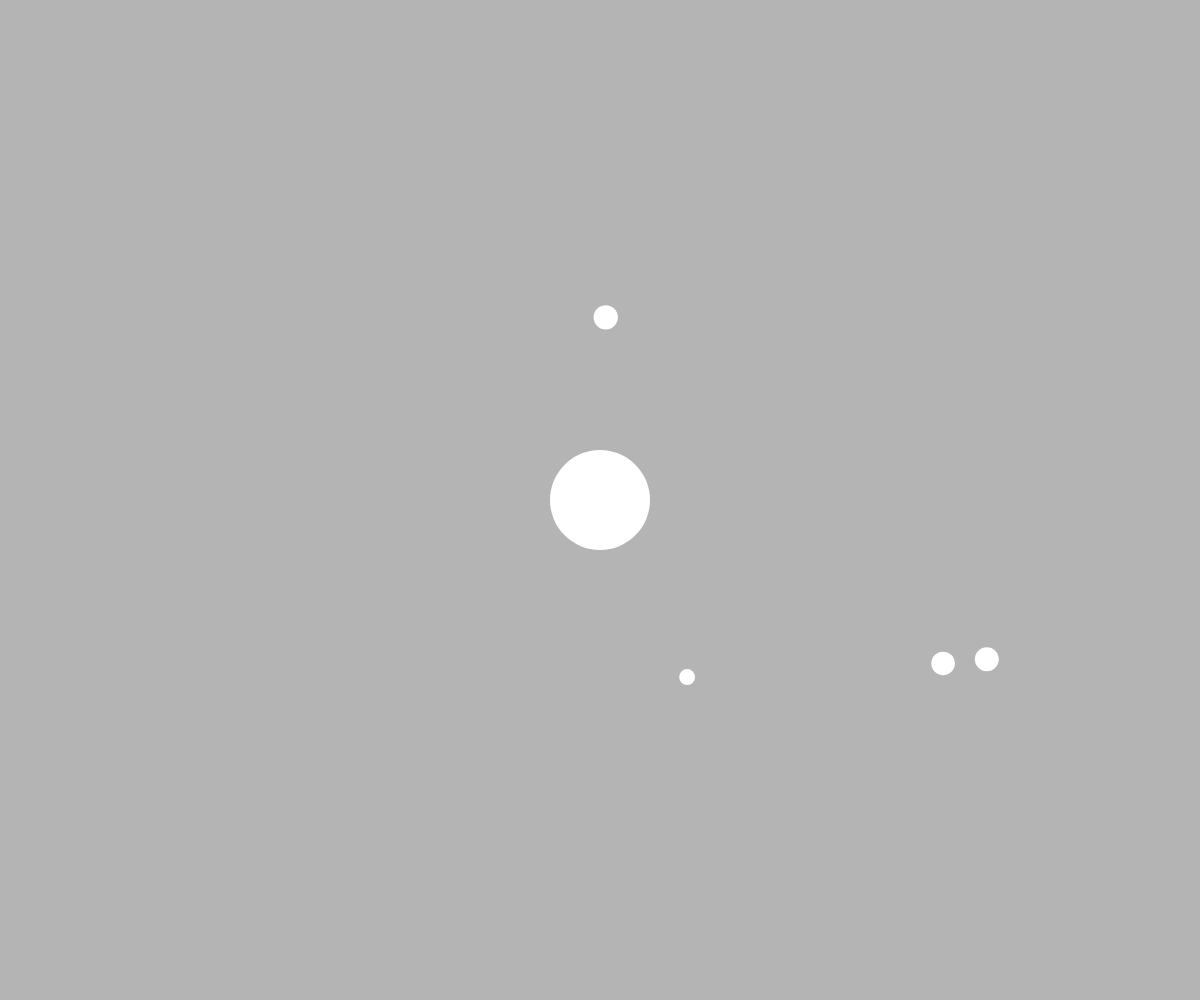
Frame 1 (no input)
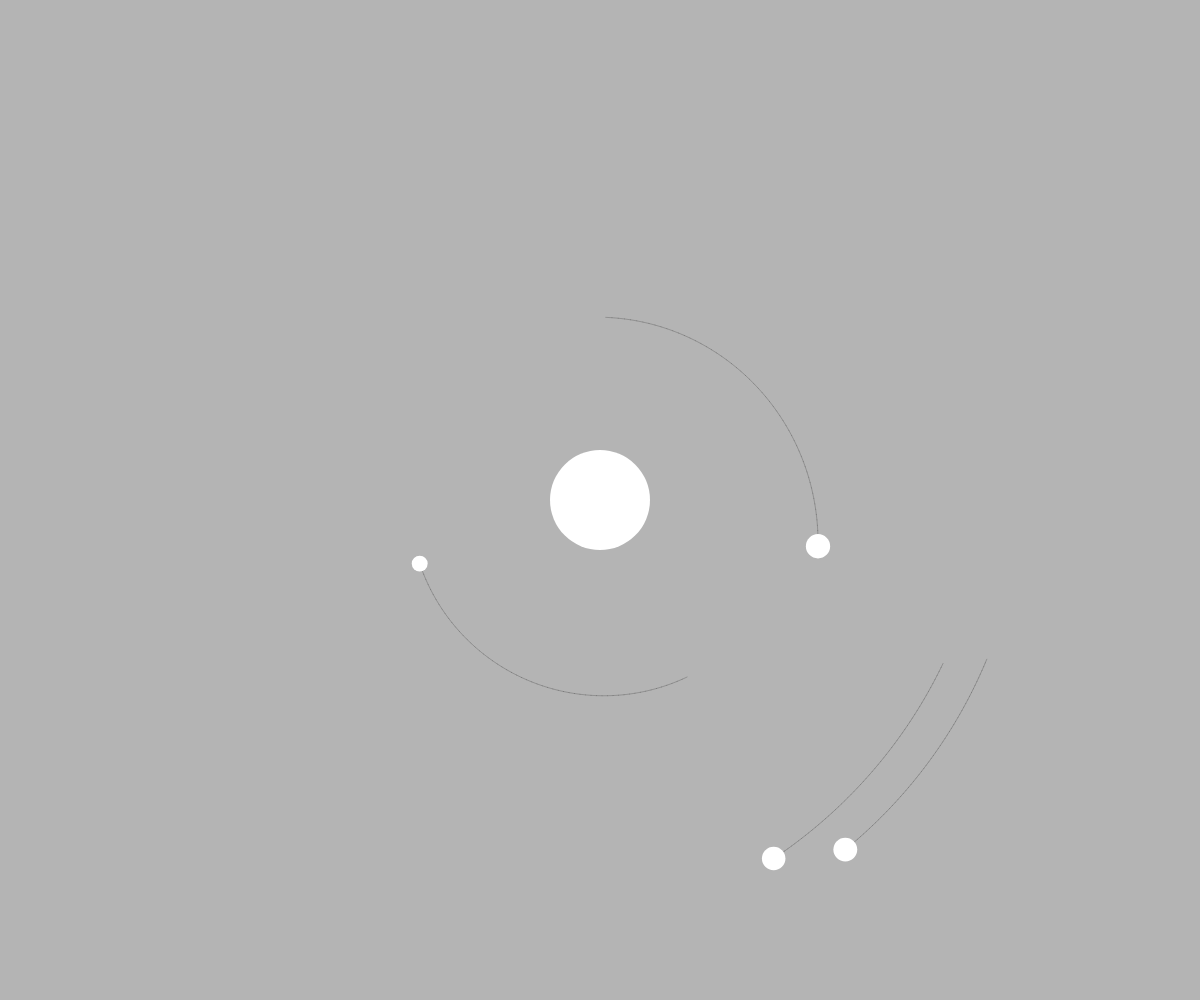
Frame 60 (no input)
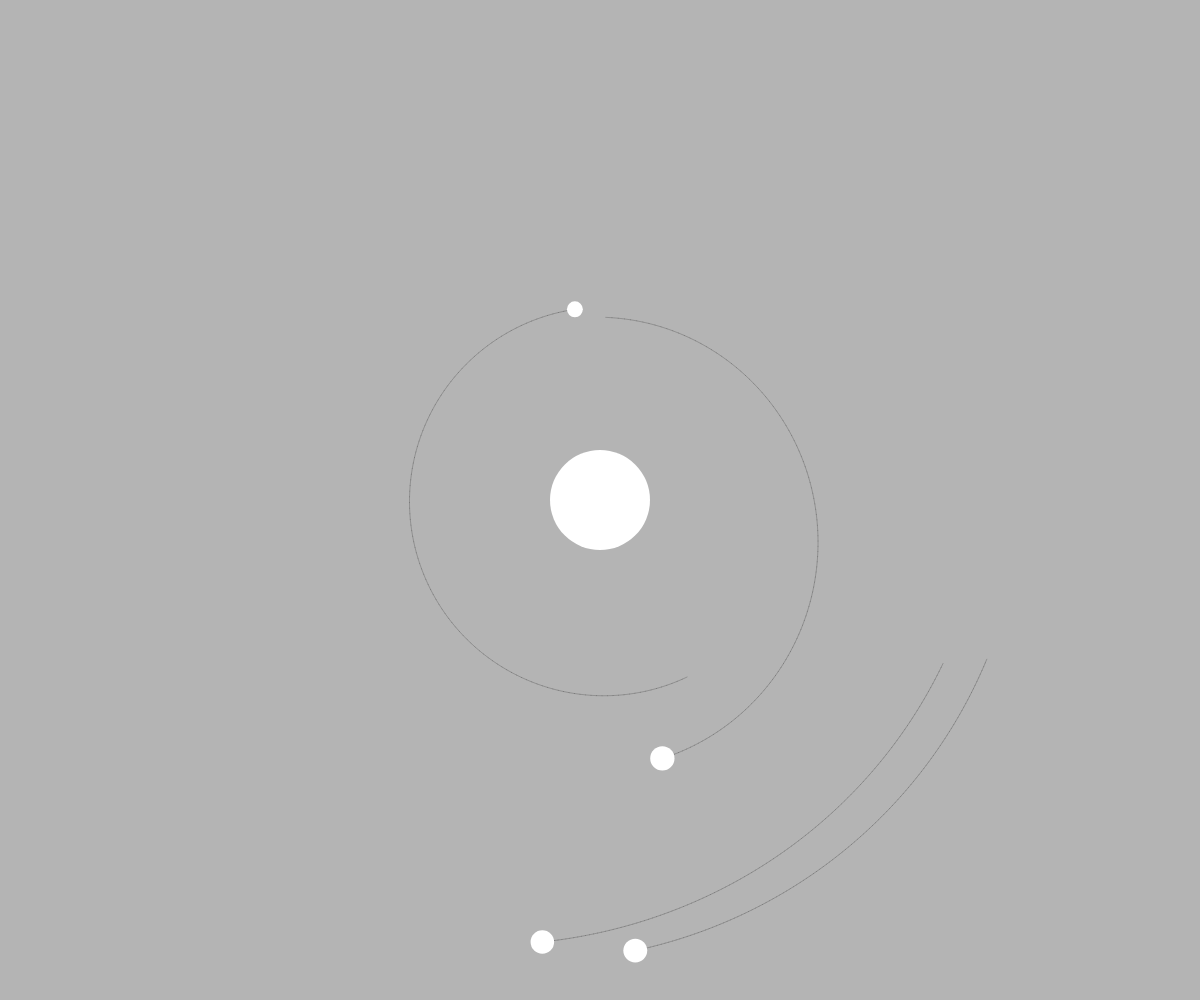
Frame 120 (the mouse pressed at the canvas centre since frame 60)

The p5.js sketch that drew these frames (run headless with seeded random() and noise() and a simulated clock; from frame 60 on, the mouse is pressed at the canvas centre):

// p5.js sketch
// ── sketch.js
let planets = [];
let fixedStar;
let numPlanets = 4;
let G = 120;
let destabilise = 0.15;

function setup() {
    createCanvas(windowWidth,windowHeight);
    fixedStar = new Body(50, createVector(0, 0), createVector(0, 0));

    for (let i = 0; i < numPlanets; i++) {
        let mass = random(5, 15);
        let radius = random(fixedStar.d, min(windowWidth / 2, windowHeight / 2));
        let angle = random(0, TWO_PI);
        let planetPosition = createVector(radius * cos(angle), radius * sin(angle));

        let planetVel = planetPosition.copy();

        if (random(1) < 0.1) {
            planetVel.rotate(-HALF_PI);
        }

        else planetVel.rotate(HALF_PI);
        planetVel.normalize();
        planetVel.mult(sqrt((G * fixedStar.mass) / radius));
        planetVel.mult(random(1 - destabilise, 1 + destabilise));

        planets.push(new Body(mass, planetPosition, planetVel));
    }
}

function draw() {
    background(180);
    translate(width / 2, height / 2);

    for (let i = numPlanets - 1; i >= 0; i--) {
        fixedStar.attract(planets[i]);
        planets[i].move();
        planets[i].show();
    }

    fixedStar.show();
}


function Body(_mass, _position, _vel){
    this.mass = _mass;
    this.position = _position;
    this.vel = _vel;
    this.d = this.mass * 2;
    this.thetaInit = 0;
    this.path = [];
    this.pathLen = Infinity;

    this.show = function() {
        stroke(0, 50);

        for (let i = 0; i < this.path.length - 2; i++) {
            line(this.path[i].x, this.path[i].y, this.path[i + 1].x, this.path[i + 1].y);
        }

        fill(255);
        noStroke();
        ellipse(this.position.x, this.position.y, this.d, this.d);
    }


    this.move = function() {
        this.position.x += this.vel.x;
        this.position.y += this.vel.y;
        this.path.push(createVector(this.position.x,this.position.y));
        if (this.path.length > 200) this.path.splice(0, 1);
    }

    this.applyForce = function(f) {
        this.vel.x += f.x / this.mass;
        this.vel.y += f.y / this.mass;
    }

    this.attract = function(child) {
        let r = dist(this.position.x, this.position.y, child.position.x, child.position.y);
        let f = (this.position.copy()).sub(child.position);
        f.setMag((G * this.mass * child.mass)/(r * r));
        child.applyForce(f);
    }

}
